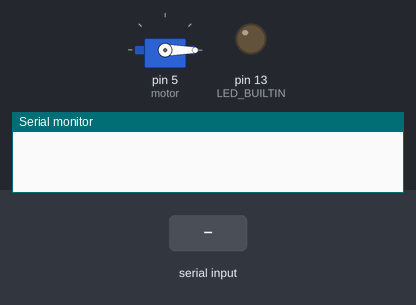
Simulated run of this sketch. Board: Arduino Uno, built with avr-gcc and run on an emulated ATmega328P. Shown: servo, output pins drawn as LEDs (lit = HIGH), the last lines printed to the serial monitor. Inputs (shaded band) come from the test bench.

Above: at 1.2 s.
1.3 s: "90,45\n" received over Serial
At 2.4 s:
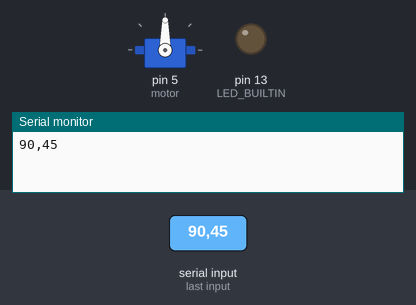
3.5 s: "200\n" received over Serial
At 5.1 s:
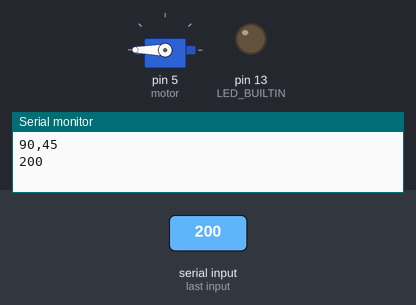
5.5 s: "30,150\n" received over Serial
At 6.6 s:
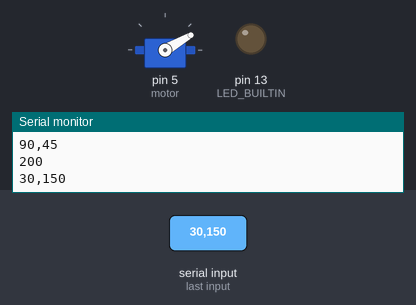
7.5 s: "90\n" received over Serial
At 9.4 s:
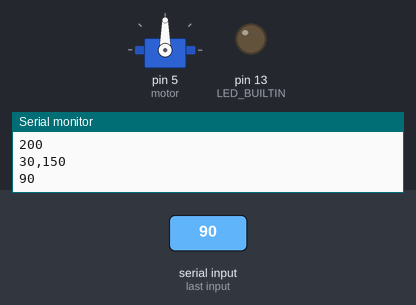
Timing chart, 0 to 10.5 s (numbered marks = the images above; inputs shaded):
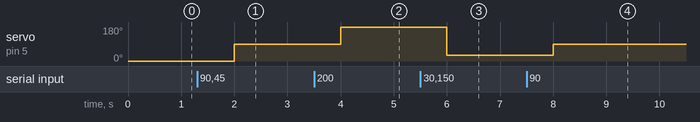

The sketch:

sketch_dec05a.ino
```cpp
#include<Servo.h>
String data;
Servo motor;
void setup() {
  pinMode(LED_BUILTIN,OUTPUT);
  digitalWrite(LED_BUILTIN,LOW);
  Serial.begin(115200);
  motor.attach(5);
  motor.write(0);
}

void loop() {

  while(Serial.available()){
  data=Serial.readStringUntil('\n');
  Serial.println(data);
  }
  motor.write(data.toInt());
  delay(1000);
  }
```

Measured:
- after the input at 1.3 s, servo on pin 5 (motor): 0° → 90° after 0.70 s
- after the input at 3.5 s, servo on pin 5 (motor): 90° → 180° after 0.50 s
- after the input at 5.5 s, servo on pin 5 (motor): 180° → 30° after 0.50 s
- after the input at 7.5 s, servo on pin 5 (motor): 30° → 90° after 0.50 s
